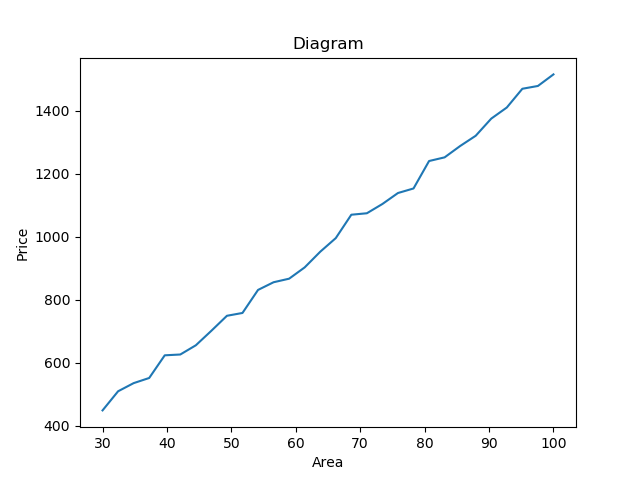

The Python source for this figure:
import pandas as pd
import matplotlib.pyplot as plt


data_frame = pd.read_csv('data/data_linear.csv')

x = data_frame.iloc[:,0]
y = data_frame.iloc[:,1]

plt.plot(x,y)

plt.title('Diagram')
plt.xlabel('Area')
plt.ylabel('Price')
plt.savefig('diagram.png')

plt.show()
